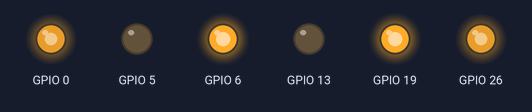
Recording of a program running on a simulated Raspberry Pi (BCM pin numbers). Parts: output pins drawn as LEDs (lit = HIGH). At 15.0 s the program stops and its outputs stay as they are.

Above: at 0.1 s.
At 5.1 s:
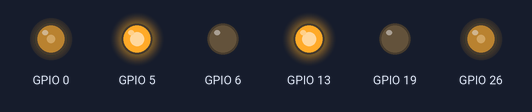
At 10.1 s:
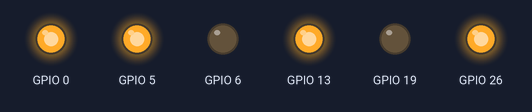
At 15.1 s:
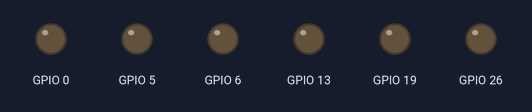
Timing chart, 0 to 16.5 s (numbered marks = the images above):
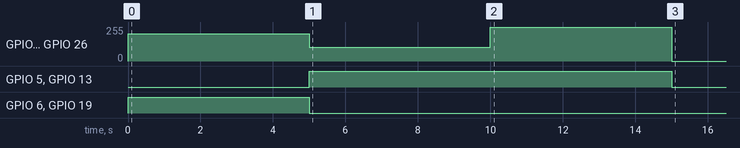

Measured:
- by itself, GPIO 0, GPIO 26: 0/255 → 204/255 at 0.00 s, → 102/255 5.0 s later, → 255/255 5.0 s later, → 0/255 5.0 s later
- by itself, GPIO 5, GPIO 13: LOW → HIGH at 5.0 s, → LOW 10.0 s later
- by itself, GPIO 6, GPIO 19: LOW → HIGH at 0.00 s, → LOW 5.0 s later

The program:

refference_MotorPython.py
```python
# -*- coding: utf-8 -*-

# 라즈베리파이 GPIO 패키지
import RPi.GPIO as GPIO
from time import sleep

# 모터 상태
STOP  = 0
FORWARD  = 1
BACKWORD = 2

# 모터 채널
CH1 = 0
CH2 = 1

# PIN 입출력 설정
OUTPUT = 1
INPUT = 0

# PIN 설정
HIGH = 1
LOW = 0

# 실제 핀 정의
#PWM PIN
ENA = 26  #37 pin
ENB = 0   #27 pin

#GPIO PIN
IN1 = 19  #37 pin
IN2 = 13  #35 pin
IN3 = 6   #31 pin
IN4 = 5   #29 pin

# 핀 설정 함수
def setPinConfig(EN, INA, INB):
    GPIO.setup(EN, GPIO.OUT)
    GPIO.setup(INA, GPIO.OUT)
    GPIO.setup(INB, GPIO.OUT)
    # 100khz 로 PWM 동작 시킴
    pwm = GPIO.PWM(EN, 100)
    # 우선 PWM 멈춤.
    pwm.start(0)
    return pwm

# 모터 제어 함수
def setMotorContorl(pwm, INA, INB, speed, stat):

    #모터 속도 제어 PWM
    pwm.ChangeDutyCycle(speed)

    if stat == FORWARD:
        GPIO.output(INA, HIGH)
        GPIO.output(INB, LOW)

    #뒤로
    elif stat == BACKWORD:
        GPIO.output(INA, LOW)
        GPIO.output(INB, HIGH)

    #정지
    elif stat == STOP:
        GPIO.output(INA, LOW)
        GPIO.output(INB, LOW)


# 모터 제어함수 간단하게 사용하기 위해 한번더 래핑(감쌈)
def setMotor(ch, speed, stat):
    if ch == CH1:
        #pwmA는 핀 설정 후 pwm 핸들을 리턴 받은 값이다.
        setMotorContorl(pwmA, IN1, IN2, speed, stat)
    else:
        #pwmB는 핀 설정 후 pwm 핸들을 리턴 받은 값이다.
        setMotorContorl(pwmB, IN3, IN4, speed, stat)


# GPIO 모드 설정
GPIO.setmode(GPIO.BCM)

#모터 핀 설정
#핀 설정후 PWM 핸들 얻어옴
pwmA = setPinConfig(ENA, IN1, IN2)
pwmB = setPinConfig(ENB, IN3, IN4)


#제어 시작

# 앞으로 80프로 속도로
setMotor(CH1, 80, FORWARD)
setMotor(CH2, 80, FORWARD)
#5초 대기
sleep(5)

# 뒤로 40프로 속도로
setMotor(CH1, 40, BACKWORD)
setMotor(CH2, 40, BACKWORD)
sleep(5)

# 뒤로 100프로 속도로
setMotor(CH1, 100, BACKWORD)
setMotor(CH2, 100, BACKWORD)
sleep(5)

#정지
setMotor(CH1, 80, STOP)
setMotor(CH2, 80, STOP)

# 종료
GPIO.cleanup()
```
